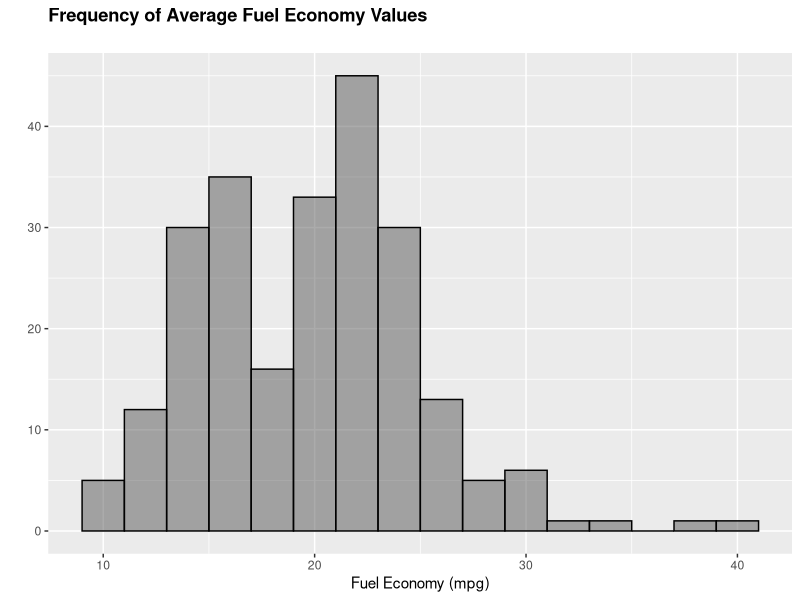
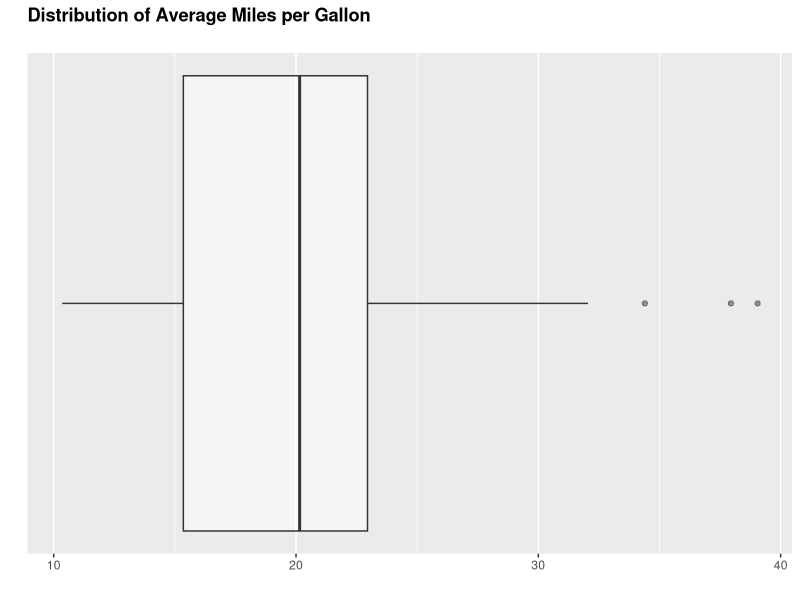
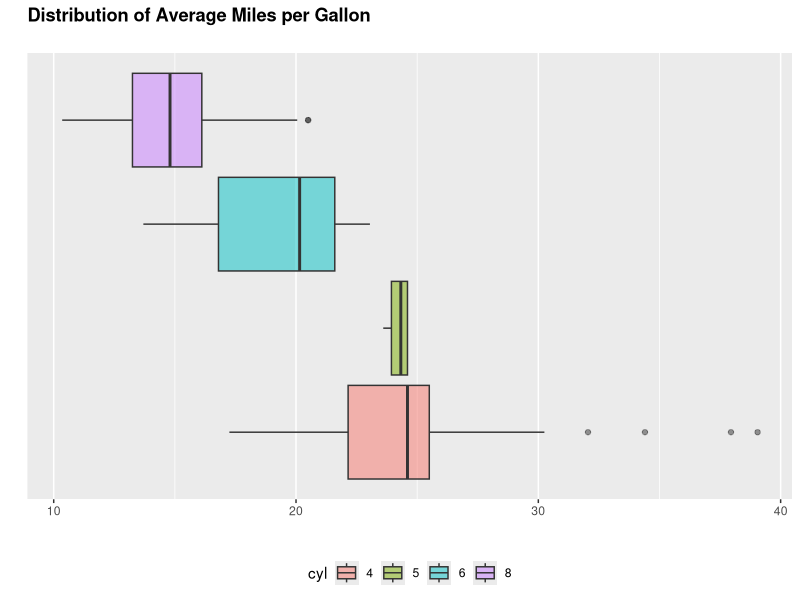
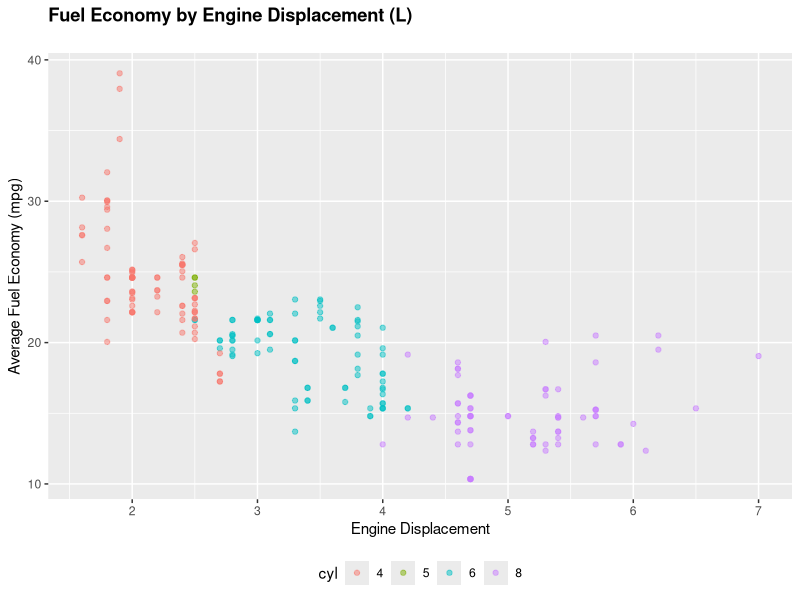

Write R code to recreate these figures, in order.
## ---- chunk 1
require(ggplot2)
data(mpg)
str(mpg)
## ---- chunk 2
mpg$cyl <- factor(mpg$cyl)
## ---- chunk 3
mpg$avg <- 0.55 * mpg$cty + 0.45 * mpg$hwy
## ---- chunk 4
g <- ggplot(mpg) + theme(legend.position = "bottom", plot.title = element_text(face = "bold"))
## ---- chunk 5
g + geom_histogram(aes(x = avg), binwidth = 2, col = 'black', alpha = 0.5) +
  ggtitle("Frequency of Average Fuel Economy Values\n") +
  scale_x_continuous("Fuel Economy (mpg)") +
  scale_y_continuous("")
## ---- chunk 6
g + geom_boxplot(aes(x = 1, y = avg), alpha = 0.5) +
  ggtitle("Distribution of Average Miles per Gallon\n") +
  scale_x_continuous("", breaks = NULL) +
  scale_y_continuous("") +
  coord_flip()
## ---- chunk 7
g + geom_boxplot(aes(x = 1, y = avg, fill = cyl), alpha = 0.5) +
  ggtitle("Distribution of Average Miles per Gallon\n") +
  scale_x_continuous("", breaks = NULL) +
  scale_y_continuous("") +
  coord_flip()
## ---- chunk 8
g + geom_point(aes(x = displ, y = avg, col = cyl), alpha = 0.5) +
  scale_x_continuous("Engine Displacement") +
  scale_y_continuous("Average Fuel Economy (mpg)") +
  ggtitle("Fuel Economy by Engine Displacement (L) \n")
